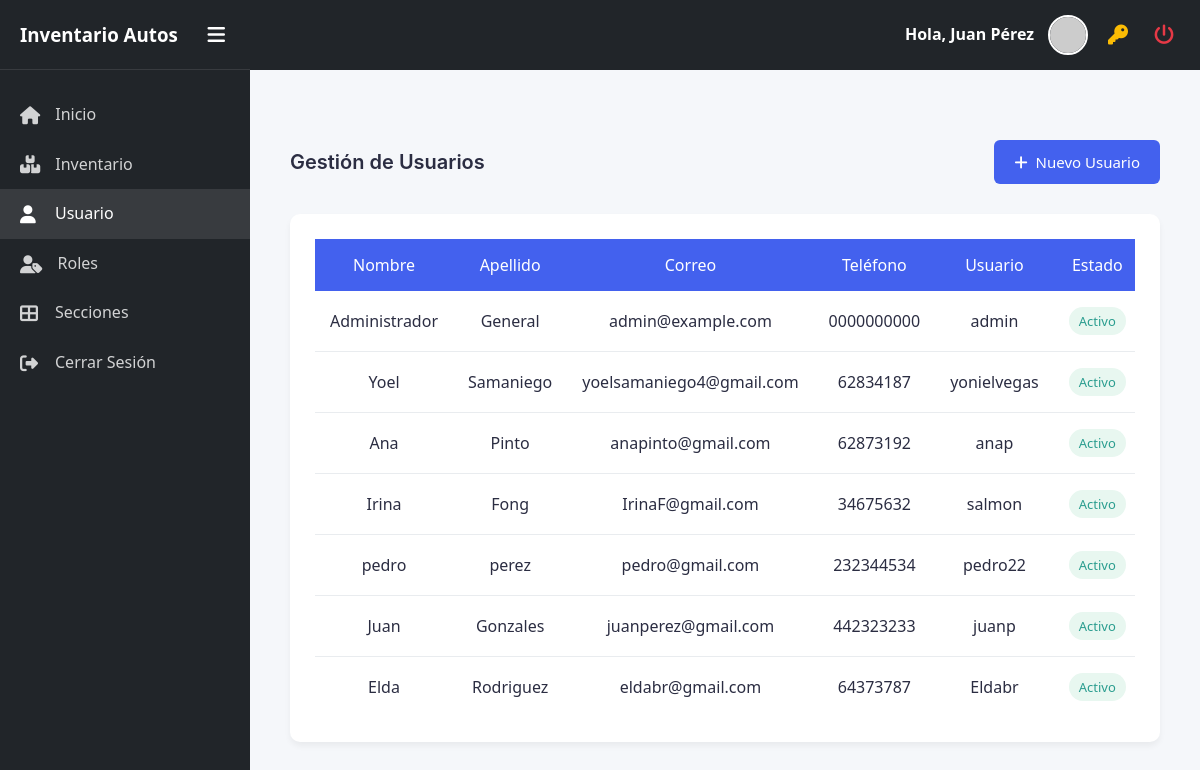
The page /Usuarios/usuario.php (signed in) on the database as committed earlier.
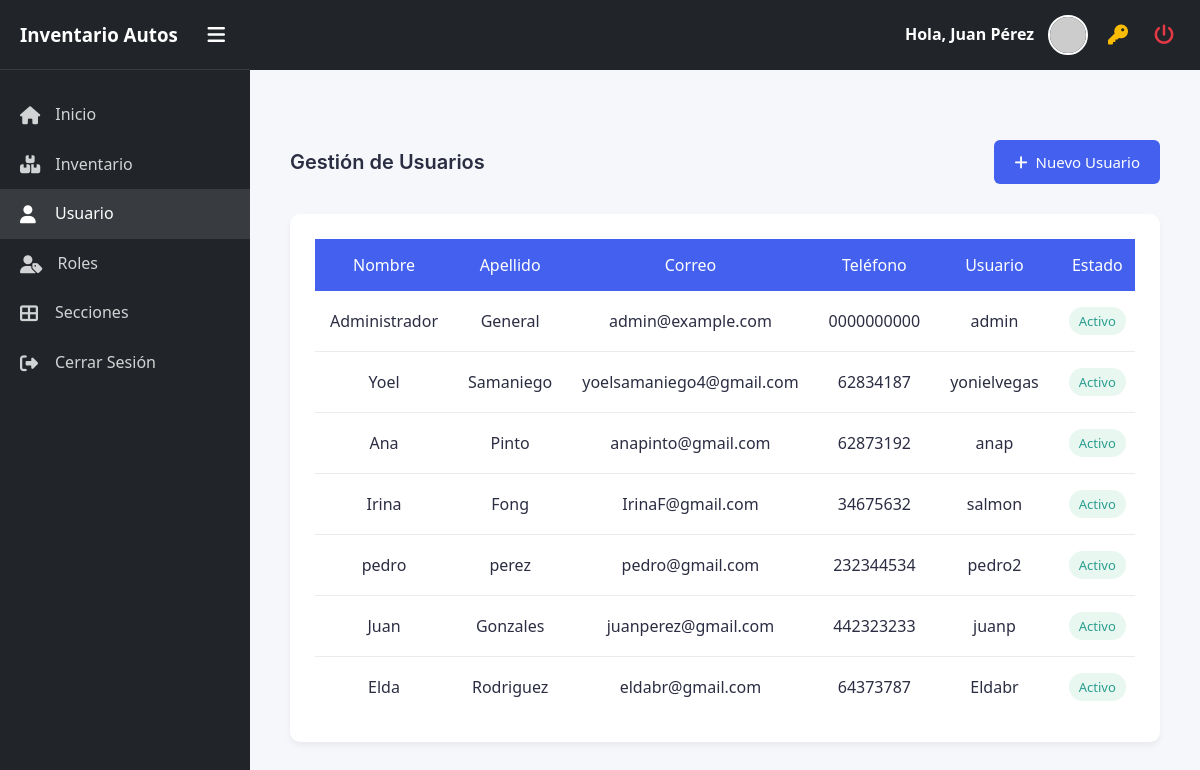
The same page on the database as committed later.
### tables this page shows
CREATE TABLE IF NOT EXISTS `usuarios` (
  `id_usuario` int NOT NULL AUTO_INCREMENT,
  `nombre` varchar(100) NOT NULL,
  `apellido` varchar(100) NOT NULL,
  `correo` varchar(100) NOT NULL,
  `telefono` varchar(100) NOT NULL,
  `usuario` varchar(50) NOT NULL,
  `password` varchar(255) NOT NULL,
  `activo` tinyint(1) DEFAULT '1',
  PRIMARY KEY (`id_usuario`),
  UNIQUE KEY `usuario` (`usuario`)
);

### clases/conexion.php (called while the page is built, shortened)
<?php
class mod_db
{
	private $conexion;
	public function __construct()
	{
		$sql_host = "localhost";
		$sql_name = "rastro_autos";
		$sql_user = "yonielvegas";
		$sql_pass = "elvamp_2415";
		$dsn = "mysql:host=$sql_host;dbname=$sql_name;charset=utf8";
		try {
			$this->conexion = new PDO($dsn, $sql_user, $sql_pass);
			$this->conexion->setAttribute(PDO::ATTR_ERRMODE, PDO::ERRMODE_EXCEPTION);
		} catch (PDOException $e) {
			echo "Error de conexión: " . $e->getMessage();
			exit;
		}
	}
    public function select($tb_name, $cols, $condicion)
	{
		$sql = "SELECT $cols FROM $tb_name";
		try {
			$stmt = $this->conexion->query($sql);
			return $stmt->fetchAll(PDO::FETCH_ASSOC);
		} catch (PDOException $e) {
			echo "Error al hacer SELECT: " . $e->getMessage();
			return false;
		}
	}
}
?>

### Usuarios/usuario.php (the view, shortened to what this page needs)
<?php
include '../comunes/navbar.php';
include '../clases/conexion.php';
$db = new mod_db();
$usuarios = $db->select("usuarios", "*", "");
function badgeEstado($activo) {
  return $activo == 1 ? '<span class="badge badge-success">Activo</span>' : '<span class="badge badge-danger">Inactivo</span>';
}
?>
<!DOCTYPE html>
<html lang="es">
<head>
  <link rel="stylesheet" href="https://cdnjs.cloudflare.com/ajax/libs/font-awesome/5.15.4/css/all.min.css" />
  <link rel="stylesheet" href="../estilos/estiloLista.css" />
</head>
<body>
<?php include '../comunes/sidebar.php'; ?>
<div class="main-content" id="mainContent">
  <div class="container">
    <div class="header">
      <h2>Gestión de Usuarios</h2>
      <a href="#" class="btn btn-primary" onclick="abrirModalUsuario(); return false;">
        <i class="fas fa-plus"></i> Nuevo Usuario
      </a>
    </div>
    <div class="card">
      <div class="table-responsive">
        <table>
          <thead>
            <tr>
              <th>Nombre</th>
              <th>Apellido</th>
              <th>Correo</th>
              <th>Teléfono</th>
              <th>Usuario</th>
              <th>Estado</th>
            </tr>
          </thead>
          <tbody>
            <?php foreach ($usuarios as $usuario): ?>
              <tr>
                <td><?= htmlspecialchars($usuario['nombre']) ?></td>
                <td><?= htmlspecialchars($usuario['apellido']) ?></td>
                <td><?= htmlspecialchars($usuario['correo']) ?></td>
                <td><?= htmlspecialchars($usuario['telefono']) ?></td>
                <td><?= htmlspecialchars($usuario['usuario']) ?></td>
                <td><?= badgeEstado($usuario['activo']) ?></td>
              </tr>
            <?php endforeach; ?>
          </tbody>
        </table>
      </div>
    </div>
  </div>
</div>
</body>
</html>

### comunes/navbar.php (shortened to what this page needs)
<link rel="stylesheet" href="https://cdnjs.cloudflare.com/ajax/libs/font-awesome/6.4.0/css/all.min.css" />
<nav class="navbar">
  <div class="user-info">
    <div class="welcome-message" id="welcomeMessage">Hola, Invitado</div>
    <img src="" alt="Foto de Usuario" class="user-photo" id="userPhoto" />
    <a href="#" class="change-pass-btn" title="Cambiar contraseña" id="openChangePass">
      <i class="fas fa-key"></i>
    </a>
    <a href="../comunes/logout.php" class="logout-btn" title="Cerrar sesión">
      <i class="fas fa-power-off"></i>
    </a>
  </div>
</nav>

### comunes/sidebar.php (shortened to what this page needs)
<?php
  $currentFile = basename($_SERVER['PHP_SELF']);
?>
<link rel="stylesheet" href="https://cdnjs.cloudflare.com/ajax/libs/font-awesome/6.4.0/css/all.min.css">
<div class="sidebar" id="sidebar">
  <div class="sidebar-header">
    <h3>Inventario Autos</h3>
    <button class="toggle-btn" id="toggleBtn" aria-label="Toggle sidebar">
      <i class="fas fa-bars"></i>
    </button>
  </div>
  <div class="sidebar-menu">
    <a href="../home.php" class="menu-item <?php if (in_array($currentFile, ['home.php'])) echo 'active'; ?>">
      <i class="fas fa-home"></i>
      <span>Inicio</span>
    </a>
    <a href="../inventario/inventario.php" class="menu-item <?php if (in_array($currentFile, ['inventario.php'])) echo 'active'; ?>">
      <i class="fas fa-boxes"></i>
      <span>Inventario</span>
    </a>
    <a href="../usuarios/usuario.php" class="menu-item <?php if (in_array($currentFile, ['usuario.php', 'usuario_form.php'])) echo 'active'; ?>">
      <i class="fas fa-user"></i>
      <span>Usuario</span>
    </a>
    <a href="../roles/roles.php" class="menu-item <?php if (in_array($currentFile, ['roles.php', 'roles_form.php'])) echo 'active'; ?>">
      <i class="fas fa-user-tag"></i>
      <span>Roles</span>
    </a>
    <a href="../secciones/secciones.php" class="menu-item <?php if (in_array($currentFile, ['secciones.php', 'secciones_form.php'])) echo 'active'; ?>">
      <i class="fas fa-th-large"></i>
      <span>Secciones</span>
    </a>
    <a href="../comunes/logout.php" class="menu-item">
      <i class="fas fa-sign-out-alt"></i>
      <span>Cerrar Sesión</span>
    </a>
  </div>
</div>

### estilos/estiloLista.css (style rules this page uses)
:root { --primary: #4361ee; --primary-dark: #3a56d4; --primary-color: #4361ee; --primary-hover: #3a56d4; --secondary: #3f37c9; --success: #4cc9f0; --success-color: #4cc9f0; --success-hover: #3aa8d4; --danger: #f72585; --danger-color: #f72585; --danger-hover: #d51a6f; --light: #f8f9fa; --light-gray: #f8f9fa; --dark: #212529; --text-color: #2b2d42; --gray: #6c757d; --border: #dee2e6; --border-color: #e9ecef; --shadow: 0 4px 6px rgba(0, 0, 0, 0.05); }
* { margin: 0; padding: 0; box-sizing: border-box; font-family: 'Segoe UI', Tahoma, Geneva, Verdana, sans-serif; }
body { background-color: #f5f7fa; color: var(--text-color); line-height: 1.6; }
.main-content { margin-left: var(--sidebar-width); transition: margin-left 0.3s ease; padding: 20px; }
.container { max-width: 1400px; margin: 30px auto; padding: 20px; }
header, .header { display: flex; justify-content: space-between; align-items: center; margin-bottom: 30px; flex-wrap: wrap; gap: 20px; }
h2 { font-size: 20px; color: var(--text-color); font-weight: 600; margin: 0; }
.card { background: white; border-radius: 10px; box-shadow: var(--shadow); padding: 25px; margin-bottom: 30px; overflow: hidden; }
.btn { display: inline-flex; align-items: center; gap: 8px; padding: 10px 20px; border-radius: 6px; font-weight: 500; cursor: pointer; transition: all 0.3s ease; text-decoration: none; border: none; font-size: 15px; }
.btn-primary { background-color: var(--primary); color: white; }
.table-responsive { overflow-x: auto; }
table { width: 100%; border-collapse: collapse; min-width: 1000px; }
thead { background-color: var(--primary-color); color: white; }
th { padding: 15px; text-align: center; font-weight: 500; }
td { padding: 12px 15px; border-bottom: 1px solid var(--border-color); text-align: center; vertical-align: middle; }
tr:last-child td { border-bottom: none; }
.badge { display: inline-block; padding: 5px 10px; border-radius: 50px; font-size: 13px; font-weight: 500; text-align: center; }
.badge-success { background-color: #e8f7f0; color: #2a9d8f; }

### Usuarios/modal_usuario.php (style rules this page uses)
h2 { text-align: center; color: #4e6ef2; margin-bottom: 25px; font-weight: 600; font-family: 'Inter', sans-serif; }

### comunes/navbar.php (style rules this page uses)
.navbar { height: 70px; background-color: #212529; color: white; padding: 0 20px; display: flex; justify-content: flex-end; align-items: center; box-sizing: border-box; }
.user-info { display: flex; align-items: center; gap: 14px; }
.welcome-message { font-weight: 600; white-space: nowrap; }
.user-photo { width: 40px; height: 40px; border-radius: 50%; object-fit: cover; border: 2px solid white; }
.logout-btn, .change-pass-btn { background: transparent; border: none; color: #e63946; font-size: 20px; padding: 6px; cursor: pointer; text-decoration: none; display: flex; align-items: center; transition: color 0.3s ease; }
.change-pass-btn { color: #fbbc04; }

### comunes/sidebar.php (style rules this page uses)
:root { --primary: #4361ee; --dark: #212529; --sidebar-width: 250px; --sidebar-collapsed-width: 80px; --header-height: 70px; }
.sidebar { position: fixed; top: 0; left: 0; width: var(--sidebar-width); background: var(--dark); color: white; height: 100vh; transition: width 0.3s ease; z-index: 100; overflow: hidden; white-space: nowrap; }
.sidebar-header { height: var(--header-height); display: flex; align-items: center; justify-content: space-between; padding: 0 20px; border-bottom: 1px solid rgba(255, 255, 255, 0.1); white-space: nowrap; }
.sidebar-header h3 { opacity: 1; transition: opacity 0.3s ease, width 0.3s ease; }
.toggle-btn { background: none; border: none; color: white; font-size: 20px; cursor: pointer; padding: 5px; }
.sidebar-menu { padding: 20px 0; }
.menu-item { display: flex; align-items: center; padding: 12px 20px; color: rgba(255, 255, 255, 0.8); text-decoration: none; transition: all 0.3s ease; white-space: nowrap; overflow: hidden; }
.menu-item:hover, .menu-item.active { background: rgba(255, 255, 255, 0.1); color: white; }
.menu-item i { min-width: 20px; font-size: 18px; margin-right: 15px; transition: margin 0.3s ease; }

Rows that differ between the two databases and show on the page:
changed usuarios "pedro": usuario "pedro22" → "pedro2"
